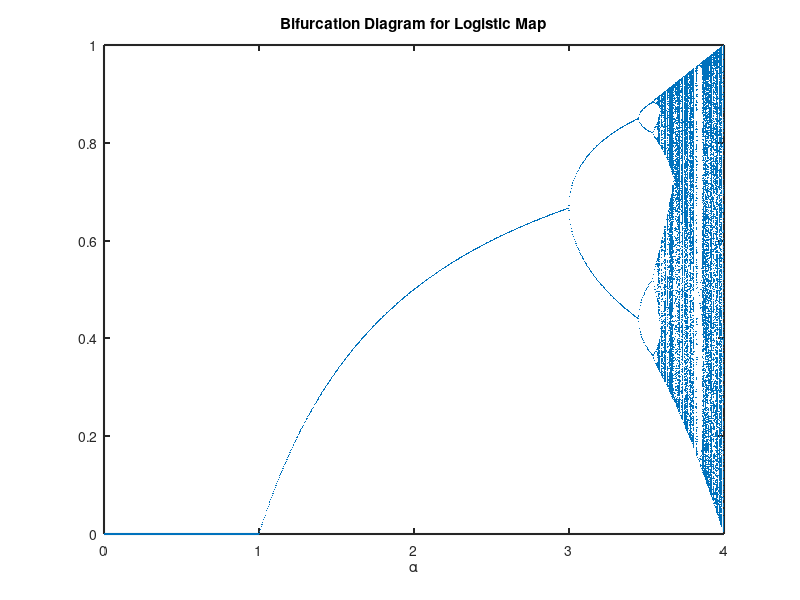

MATLAB code to generate this figure:
% Bifurcation diagram for Problem 3
% Written by Stacy Brenes 2/21/2019,
% With instruction from https://www.youtube.com/watch?v=_BvAkyuWhOI&t=513s

clear all;
close all;

xvals = []; 
for alpha = 0: 0.005:4
    xold = 0.5; 
    for i = 1:2000
        xnew = ((xold - xold.^2).*alpha);
        xold = xnew; 
    end
    
    xss=xnew;
    
    for i = 1:1000
        xnew = ((xold - xold.^2).*alpha); 
        xold = xnew;
        xvals(1, length(xvals) + 1) = alpha ;
        xvals(2, length(xvals)) = xnew;
      
        if (abs(xnew -xss) < 0.001)
            break
        end 
    end
end

plot(xvals(1,:), xvals(2,:), '.', 'LineWidth', 0.1, 'MarkerSize', 1);
set(gcf,'color','w');
set(gca,'linewidth',1.5)
xlabel('\alpha');
title('Bifurcation Diagram for Logistic Map');
